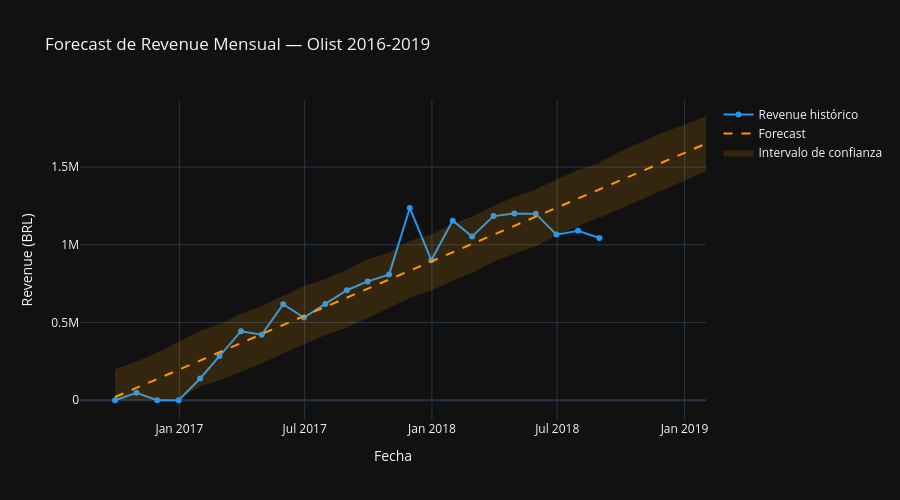

The cell this chart's notebook holds for it:
### Code cell
# Visualización con Plotly
fig = go.Figure()

# Datos históricos
fig.add_trace(go.Scatter(
    x=revenue_mensual['ds'],
    y=revenue_mensual['y'],
    name='Revenue histórico',
    line=dict(color='#2196F3', width=2),
    mode='lines+markers'
))

# Predicción
fig.add_trace(go.Scatter(
    x=forecast['ds'],
    y=forecast['yhat'],
    name='Forecast',
    line=dict(color='#FF9800', width=2, dash='dash')
))

# Intervalo de confianza
fig.add_trace(go.Scatter(
    x=pd.concat([forecast['ds'], forecast['ds'][::-1]]),
    y=pd.concat([forecast['yhat_upper'], forecast['yhat_lower'][::-1]]),
    fill='toself',
    fillcolor='rgba(255,152,0,0.15)',
    line=dict(color='rgba(255,255,255,0)'),
    name='Intervalo de confianza'
))

fig.update_layout(
    title='Forecast de Revenue Mensual — Olist 2016-2019',
    xaxis_title='Fecha',
    yaxis_title='Revenue (BRL)',
    template='plotly_dark',
    hovermode='x unified',
    height=500
)

fig.show()
